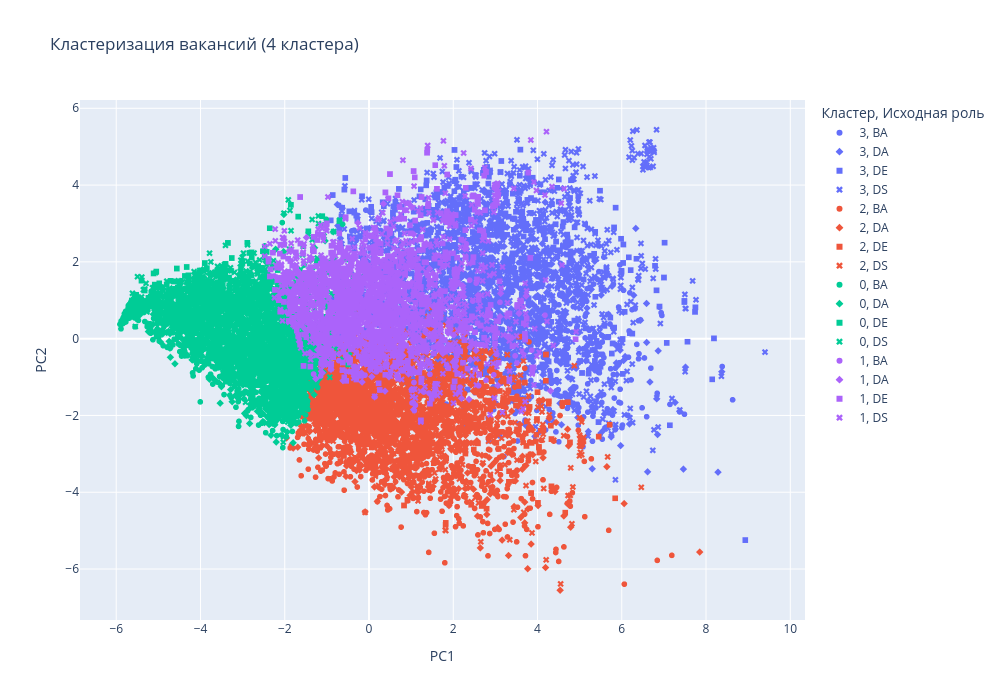

Notebook source saved alongside this figure:
### Code cell
from sklearn.decomposition import PCA
import plotly.express as px

pca = PCA(n_components=2, random_state=42)
X_pca = pca.fit_transform(X)

vis_df = pd.DataFrame({
    'PC1': X_pca[:, 0],
    'PC2': X_pca[:, 1],
    'cluster': df['cluster'].astype(str),
    'role': df['role']
})

fig = px.scatter(
    vis_df, x='PC1', y='PC2', color='cluster', symbol='role',
    title='Кластеризация вакансий (4 кластера)',
    labels={'cluster': 'Кластер', 'role': 'Исходная роль'},
    width=1000, height=700
)
fig.show()

### Figure 1 — Plotly figure (JSON) as saved in the notebook; plotly's stock layout.template omitted (floating-point values rounded to 4 significant figures; data arrays with more than 128 entries replaced by an {"elided": "..."} marker saying what was removed)
{"data": [{"hovertemplate": "Кластер=3<br>Исходная роль=BA<br>PC1=%{x}<br>PC2=%{y}<extra></extra>", "legendgroup": "3, BA", "marker": {"color": "#636efa", "symbol": "circle"}, "mode": "markers", "name": "3, BA", "showlegend": true, "type": "scattergl", "x": {"elided": "874 float values"}, "xaxis": "x", "y": {"elided": "874 float values"}, "yaxis": "y"}, {"hovertemplate": "Кластер=3<br>Исходная роль=DA<br>PC1=%{x}<br>PC2=%{y}<extra></extra>", "legendgroup": "3, DA", "marker": {"color": "#636efa", "symbol": "diamond"}, "mode": "markers", "name": "3, DA", "showlegend": true, "type": "scattergl", "x": {"elided": "524 float values"}, "xaxis": "x", "y": {"elided": "524 float values"}, "yaxis": "y"}, {"hovertemplate": "Кластер=3<br>Исходная роль=DE<br>PC1=%{x}<br>PC2=%{y}<extra></extra>", "legendgroup": "3, DE", "marker": {"color": "#636efa", "symbol": "square"}, "mode": "markers", "name": "3, DE", "showlegend": true, "type": "scattergl", "x": {"elided": "635 float values"}, "xaxis": "x", "y": {"elided": "635 float values"}, "yaxis": "y"}, {"hovertemplate": "Кластер=3<br>Исходная роль=DS<br>PC1=%{x}<br>PC2=%{y}<extra></extra>", "legendgroup": "3, DS", "marker": {"color": "#636efa", "symbol": "x"}, "mode": "markers", "name": "3, DS", "showlegend": true, "type": "scattergl", "x": {"elided": "1086 float values"}, "xaxis": "x", "y": {"elided": "1086 float values"}, "yaxis": "y"}, {"hovertemplate": "Кластер=2<br>Исходная роль=BA<br>PC1=%{x}<br>PC2=%{y}<extra></extra>", "legendgroup": "2, BA", "marker": {"color": "#EF553B", "symbol": "circle"}, "mode": "markers", "name": "2, BA", "showlegend": true, "type": "scattergl", "x": {"elided": "1532 float values"}, "xaxis": "x", "y": {"elided": "1532 float values"}, "yaxis": "y"}, {"hovertemplate": "Кластер=2<br>Исходная роль=DA<br>PC1=%{x}<br>PC2=%{y}<extra></extra>", "legendgroup": "2, DA", "marker": {"color": "#EF553B", "symbol": "diamond"}, "mode": "markers", "name": "2, DA", "showlegend": true, "type": "scattergl", "x": {"elided": "690 float values"}, "xaxis": "x", "y": {"elided": "690 float values"}, "yaxis": "y"}, {"hovertemplate": "Кластер=2<br>Исходная роль=DE<br>PC1=%{x}<br>PC2=%{y}<extra></extra>", "legendgroup": "2, DE", "marker": {"color": "#EF553B", "symbol": "square"}, "mode": "markers", "name": "2, DE", "showlegend": true, "type": "scattergl", "x": {"elided": "358 float values"}, "xaxis": "x", "y": {"elided": "358 float values"}, "yaxis": "y"}, {"hovertemplate": "Кластер=2<br>Исходная роль=DS<br>PC1=%{x}<br>PC2=%{y}<extra></extra>", "legendgroup": "2, DS", "marker": {"color": "#EF553B", "symbol": "x"}, "mode": "markers", "name": "2, DS", "showlegend": true, "type": "scattergl", "x": {"elided": "696 float values"}, "xaxis": "x", "y": {"elided": "696 float values"}, "yaxis": "y"}, {"hovertemplate": "Кластер=0<br>Исходная роль=BA<br>PC1=%{x}<br>PC2=%{y}<extra></extra>", "legendgroup": "0, BA", "marker": {"color": "#00cc96", "symbol": "circle"}, "mode": "markers", "name": "0, BA", "showlegend": true, "type": "scattergl", "x": {"elided": "1519 float values"}, "xaxis": "x", "y": {"elided": "1519 float values"}, "yaxis": "y"}, {"hovertemplate": "Кластер=0<br>Исходная роль=DA<br>PC1=%{x}<br>PC2=%{y}<extra></extra>", "legendgroup": "0, DA", "marker": {"color": "#00cc96", "symbol": "diamond"}, "mode": "markers", "name": "0, DA", "showlegend": true, "type": "scattergl", "x": {"elided": "806 float values"}, "xaxis": "x", "y": {"elided": "806 float values"}, "yaxis": "y"}, {"hovertemplate": "Кластер=0<br>Исходная роль=DE<br>PC1=%{x}<br>PC2=%{y}<extra></extra>", "legendgroup": "0, DE", "marker": {"color": "#00cc96", "symbol": "square"}, "mode": "markers", "name": "0, DE", "showlegend": true, "type": "scattergl", "x": {"elided": "695 float values"}, "xaxis": "x", "y": {"elided": "695 float values"}, "yaxis": "y"}, {"hovertemplate": "Кластер=0<br>Исходная роль=DS<br>PC1=%{x}<br>PC2=%{y}<extra></extra>", "legendgroup": "0, DS", "marker": {"color": "#00cc96", "symbol": "x"}, "mode": "markers", "name": "0, DS", "showlegend": true, "type": "scattergl", "x": {"elided": "1023 float values"}, "xaxis": "x", "y": {"elided": "1023 float values"}, "yaxis": "y"}, {"hovertemplate": "Кластер=1<br>Исходная роль=BA<br>PC1=%{x}<br>PC2=%{y}<extra></extra>", "legendgroup": "1, BA", "marker": {"color": "#ab63fa", "symbol": "circle"}, "mode": "markers", "name": "1, BA", "showlegend": true, "type": "scattergl", "x": {"elided": "167 float values"}, "xaxis": "x", "y": {"elided": "167 float values"}, "yaxis": "y"}, {"hovertemplate": "Кластер=1<br>Исходная роль=DA<br>PC1=%{x}<br>PC2=%{y}<extra></extra>", "legendgroup": "1, DA", "marker": {"color": "#ab63fa", "symbol": "diamond"}, "mode": "markers", "name": "1, DA", "showlegend": true, "type": "scattergl", "x": {"elided": "233 float values"}, "xaxis": "x", "y": {"elided": "233 float values"}, "yaxis": "y"}, {"hovertemplate": "Кластер=1<br>Исходная роль=DE<br>PC1=%{x}<br>PC2=%{y}<extra></extra>", "legendgroup": "1, DE", "marker": {"color": "#ab63fa", "symbol": "square"}, "mode": "markers", "name": "1, DE", "showlegend": true, "type": "scattergl", "x": {"elided": "840 float values"}, "xaxis": "x", "y": {"elided": "840 float values"}, "yaxis": "y"}, {"hovertemplate": "Кластер=1<br>Исходная роль=DS<br>PC1=%{x}<br>PC2=%{y}<extra></extra>", "legendgroup": "1, DS", "marker": {"color": "#ab63fa", "symbol": "x"}, "mode": "markers", "name": "1, DS", "showlegend": true, "type": "scattergl", "x": {"elided": "1104 float values"}, "xaxis": "x", "y": {"elided": "1104 float values"}, "yaxis": "y"}], "layout": {"height": 700, "legend": {"title": {"text": "Кластер, Исходная роль"}, "tracegroupgap": 0}, "title": {"text": "Кластеризация вакансий (4 кластера)"}, "width": 1000, "xaxis": {"anchor": "y", "domain": [0, 1], "title": {"text": "PC1"}}, "yaxis": {"anchor": "x", "domain": [0, 1], "title": {"text": "PC2"}}}}
